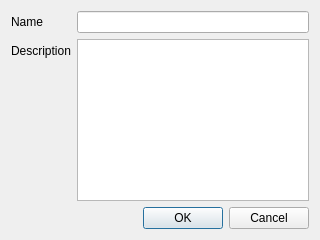
<?xml version="1.0" encoding="UTF-8"?>
<ui version="4.0">
 <class>CreateProjectDialog</class>
 <widget class="QDialog" name="CreateProjectDialog">
  <property name="geometry">
   <rect>
    <x>0</x>
    <y>0</y>
    <width>320</width>
    <height>240</height>
   </rect>
  </property>
  <property name="windowTitle">
   <string>Create new Project ...</string>
  </property>
  <layout class="QFormLayout" name="formLayout">
   <item row="0" column="0">
    <widget class="QLabel" name="label">
     <property name="text">
      <string>Name</string>
     </property>
    </widget>
   </item>
   <item row="0" column="1">
    <widget class="QLineEdit" name="nameLineEdit"/>
   </item>
   <item row="1" column="0">
    <widget class="QLabel" name="label_2">
     <property name="text">
      <string>Description</string>
     </property>
    </widget>
   </item>
   <item row="1" column="1">
    <widget class="QTextEdit" name="descriptionTextEdit"/>
   </item>
   <item row="2" column="0" colspan="2">
    <widget class="QDialogButtonBox" name="buttonBox">
     <property name="orientation">
      <enum>Qt::Horizontal</enum>
     </property>
     <property name="standardButtons">
      <set>QDialogButtonBox::Cancel|QDialogButtonBox::Ok</set>
     </property>
    </widget>
   </item>
  </layout>
 </widget>
 <resources/>
 <connections>
  <connection>
   <sender>buttonBox</sender>
   <signal>accepted()</signal>
   <receiver>CreateProjectDialog</receiver>
   <slot>accept()</slot>
   <hints>
    <hint type="sourcelabel">
     <x>248</x>
     <y>254</y>
    </hint>
    <hint type="destinationlabel">
     <x>157</x>
     <y>274</y>
    </hint>
   </hints>
  </connection>
  <connection>
   <sender>buttonBox</sender>
   <signal>rejected()</signal>
   <receiver>CreateProjectDialog</receiver>
   <slot>reject()</slot>
   <hints>
    <hint type="sourcelabel">
     <x>316</x>
     <y>260</y>
    </hint>
    <hint type="destinationlabel">
     <x>286</x>
     <y>274</y>
    </hint>
   </hints>
  </connection>
 </connections>
</ui>
